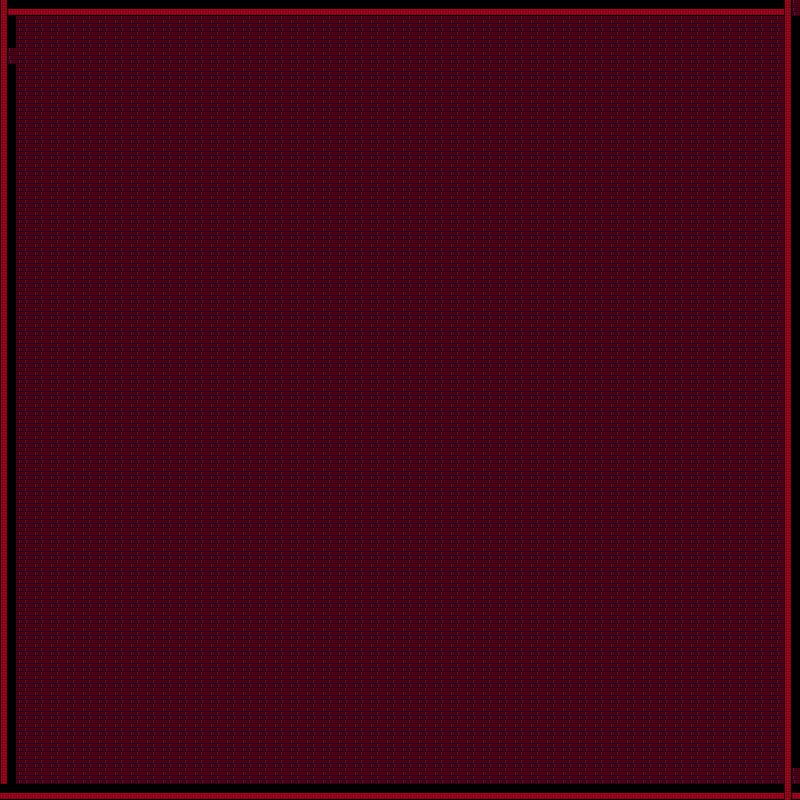

The image is a tile-based game level rendered from a .tmx file. Its description and source (layers, tilesets, objects; grid data summarised) follow:
An orthogonal 50x50 tile map with 16x16 px tiles, 1 tile layer (Слой тайлов 1), 3 tilesets and 4 objects (4x solid).

<map version="1.8" tiledversion="1.8.4" orientation="orthogonal" renderorder="right-down" width="50" height="50" tilewidth="16" tileheight="16" infinite="0" nextlayerid="3" nextobjectid="9">
 <tileset firstgid="1" name="bacground0" tilewidth="16" tileheight="16" tilecount="1344" columns="56">
  <image source="../assets/Floor tiles/bacground0.png" width="896" height="384" />
 </tileset>
 <tileset firstgid="1345" source="../resources/sprWallBrickH.tsx" />
 <tileset firstgid="1346" source="../resources/sprWallBrickV.tsx" />
 <layer id="1" name="Слой тайлов 1" width="50" height="50">
  <data>[2500 cells, 2500 non-empty, 3 distinct tile ids]</data>
 </layer>
 <objectgroup id="2" name="collision">
  <object id="3" name="solid" x="-0.983768" y="0.0649287" width="801.755" height="14.7241" />
  <object id="6" name="solid" x="1.1225" y="784.638" width="801.755" height="14.7241" />
  <object id="7" name="solid" x="785.122" y="16.638" width="22.755" height="772.724" />
  <object id="8" name="solid" x="-7.3775" y="14.638" width="22.755" height="772.724" />
 </objectgroup>
</map>
